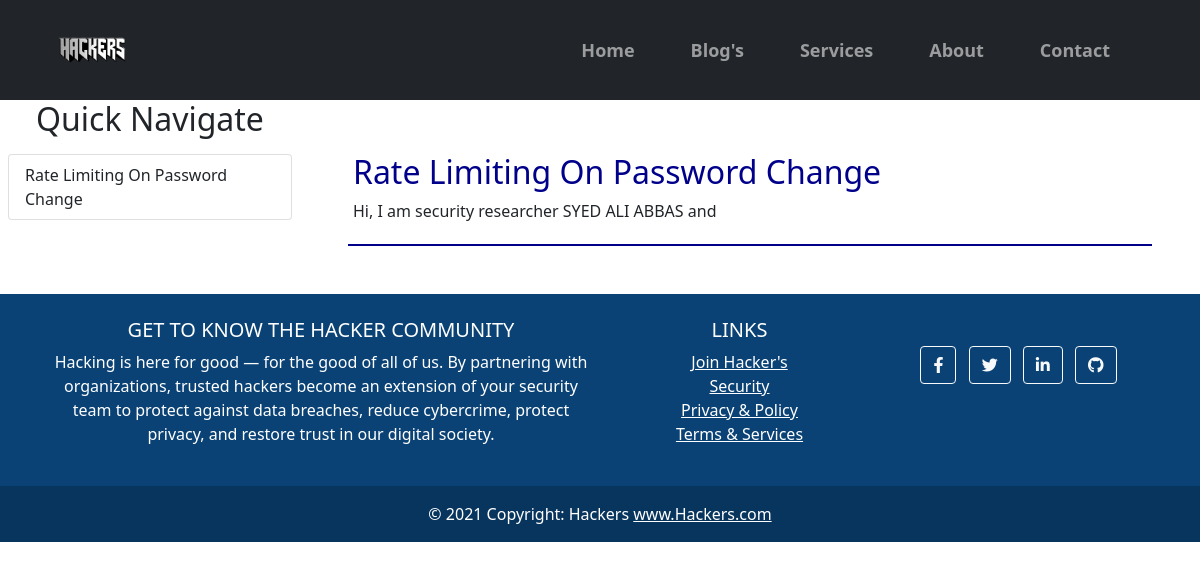
Screenshot of /blogs with the database file from the repository.
### webapp/models.py (models this page shows, shortened)
class Post(models.Model):
    title = models.CharField(max_length=200)
    author = models.ForeignKey(
            'auth.User',
            on_delete=models.CASCADE,
            )
    body = models.TextField()
    Image = models.ImageField(upload_to='products/', blank=True)

### webapp/views.py (the view)
# urls.py: path('blogs', BlogPageView.as_view(), name='blogs'),
class BlogPageView(ListView):
    model = Post
    template_name = 'blogs.html'

### webapp/templates/blogs.html (shortened to what this page needs)
{% extends 'base.html' %}
{% load static %}
{% block content %}
<div class="blogs-main-div">
    <div class="articles-main-div col-9 text-left p-5">
        {% for post in object_list reversed %}
        <div class="post-entry">
            <h2><a href="{% url 'detailed_posts' post.pk %}">{{ post.title }}</a></h2>
            <p class="justify">{{ post.body | slice:":50" }}</p>
        </div>
            {% endfor %}
    </div>
{% include 'quick_navigate.html' %}
</div>
{% endblock content %}

### webapp/templates/quick_navigate.html
<div class="categories-main-div col-3 float-left">
    <div class="text-center">
        <h2>Quick Navigate</h2></div>
    <div class="categories-child1-div">
        <div class="list-group p-2">
            {% for post in object_list %}
            <a href="#" class="list-group-item list-group-item-action">{{ post.title }}</a>
            {% endfor %}
          </div>
    </div>
</div>

### static/css/base.css (style rules this page uses)
.blogs-main-div { width: 100%; overflow: auto; }
.blogs-main-div .articles-main-div { float: right; }
.post-entry { border-bottom:2px solid darkblue; padding: 5px; }
.blogs-main-div .articles-main-div .post-entry h2 a { text-decoration: none; color:darkblue; }

### rows the page displays
Post: title "Rate Limiting On Password Change", body "Hi, I am security researcher SYED ALI ABBAS and"
